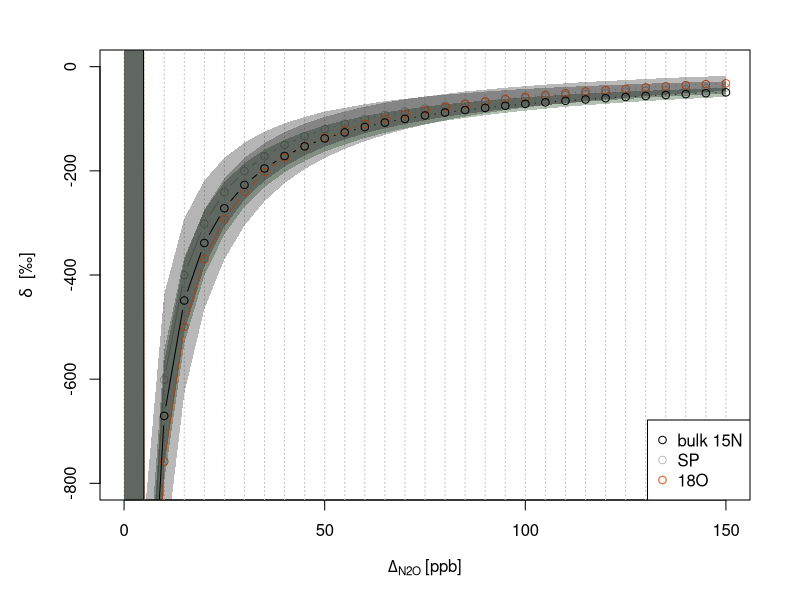

Reproduce this figure in R.
###################################################################
#### Monte Carlo simulation for Mattis QCL laser system at SAE ####
###################################################################
# April 2018
# original Matti Barthel
# revised  Roman Hüppi

Sys.setenv(TZ='UTC')
library(data.table)


kulergrey   = rgb(64,55,47, maxColorValue =  255)

kulerorange = rgb(217,86,28, maxColorValue = 255)



dream1      = rgb(64,1,13, maxColorValue =   255)

dream2      = rgb(217,4,82, maxColorValue =  255)

dream3      = rgb(140,131,3, maxColorValue = 255)

dream4      = rgb(89,43,2, maxColorValue =   255)

dream5      = rgb(217,130,54, maxColorValue =255)




# Sensitivity analysis N2O istopocule approach using static chambers and two measurements

## Error estimation with Monte Carlo loop
set.seed(62)

  Dppb <- seq(0,150,5)  # defines simulated increase in concentration (start, end, steps)

  sim  <- data.table(id = rep(Dppb, each = 25000) ) # defines number of monte carlo replicates  , Dppb = Dppb,  C = rnorm(2e3, mean = C00, sd = sdGC),
  
  # input for monte carlo simulation, start/end mean and SD
  # select flux ... 2821811 2015-10-09 18:39:30;
  sim[,':=' (alpha_end = rnorm(length(id), mean = -5   , sd = 1.7),   alpha_start = rnorm(length(id), mean = 15.5, sd = 3.7), # theoretische stabw von Messgeräten
              beta_end = rnorm(length(id), mean = -5   , sd = 1.1),   beta_start  = rnorm(length(id), mean =  -3, sd = 2.7),
              d18O_end = rnorm(length(id), mean = 20   , sd = 3  ),   d18O_start  = rnorm(length(id), mean = 44,  sd = 5),
              conc_end = rnorm(length(id), mean = 325+id, sd = 0.06 ), conc_start  = rnorm(length(id), mean =  325, sd = 0.14) )]
              # conc_end = rnorm(length(id), mean = 325+id, sd = 10 ),   conc_start  = rnorm(length(id), mean =  325, sd = 10))]

  # sim[,':=' (alpha_end = rnorm(length(id), mean = -58   , sd = 2.7),   alpha_start = rnorm(length(id), mean = 15.5, sd = 8.7), # theoretische stabw von Messgeräten
  #            beta_end = rnorm(length(id), mean = -56   , sd = 2.1),   beta_start  = rnorm(length(id), mean = -3.5, sd = 7.7),      
  #            conc_end = rnorm(length(id), mean = 325+id, sd = 1.06 ), conc_start  = rnorm(length(id), mean =  325, sd = 2.14))]
  # 
  # 
  
  sim[,':=' (SP_end   =  alpha_end - beta_end,      SP_start =  alpha_start - beta_start,
             bulk_end = (alpha_end + beta_end)/2, bulk_start = (alpha_start + alpha_start)/2)]
  
  sim.mean <- sim[,.(SP_source = mean((SP_end * conc_end - SP_start * conc_start)/(conc_end - conc_start)),
                     bulk_source = mean((bulk_end * conc_end - bulk_start * conc_start)/(conc_end - conc_start)),
                     d18O_source = mean((d18O_end * conc_end - d18O_start * conc_start)/(conc_end - conc_start)) ),id]
  
  sim.sd   <- sim[,.(SP_source = sd((SP_end * conc_end - SP_start * conc_start)/(conc_end - conc_start)),
                     bulk_source = sd((bulk_end * conc_end - bulk_start * conc_start)/(conc_end - conc_start)),
                     d18O_source = sd((d18O_end * conc_end - d18O_start * conc_start)/(conc_end - conc_start)) ),id]
  
  


pdf("graphs/fig5_sensitivity-15N.pdf",encoding="WinAnsi",height=4,width=8,family="Times",fonts="Times")  

# par(mfrow=c(2,1),bg="white",pch=16,tcl=0.3,cex=1,las=0,srt=0,cex.lab=1.5,xpd=FALSE)
par(mai = c(1,1,0.5,0.5))


plot(Dppb, sim.mean$SP_source , ylim = c(-800,00),ylab=expression(delta~" [\u2030]"),  type = "b", # ylab=expression(delta^15~"N [\u2030]")  \211 on mac  paste(delta^{15},N," [","\u2030","  ]")
    
     xlab=expression(italic(Delta)[N2O] ~ "[ppb]"), col = "grey" )


abline(v= c(Dppb), lty = 3, col = "grey")

# abline(h= -300:70, lty = 3, col = "grey")

# abline(v= 30,   lty = 1, col = dream4)


# # for (i in 1:length(x.time )){
#   arrows(Dppb, sim.mean$SP_source + sim.sd$SP_source, Dppb, sim.mean$SP_source - sim.sd$SP_source,
#          angle=90, code=3, length=0.03, col="black", lwd=0.4) # Fehlerbalken 
# }
polygon(c(Dppb,rev(Dppb)),c(sim.mean$bulk_source + sim.sd$bulk_source,rev(sim.mean$bulk_source - sim.sd$bulk_source)),
        col=rgb(0,0.2,0,0.3),border=NA)

polygon(c(Dppb,rev(Dppb)),c(sim.mean$SP_source + sim.sd$SP_source,rev(sim.mean$SP_source - sim.sd$SP_source)),
          col=rgb(0.05,0.05,0.05,0.3),border=NA)

points(Dppb, sim.mean$d18O_source, ylim = c(0,50), col = kulerorange, type = "b")


polygon(c(Dppb,rev(Dppb)),c(sim.mean$d18O_source + sim.sd$d18O_source,rev(sim.mean$d18O_source - sim.sd$d18O_source)),
        col=rgb(0.1,0.1,0.1,0.3),border=NA)

points(Dppb, sim.mean$bulk_source, ylim = c(0,50), col = "black", type = "b")



legend("bottomright",c("bulk 15N","SP","18O"),
       col=c("black","grey",kulerorange),pch = 21)  # ,bty="n" ,pch=16


# lines(Dppb, sim.mean$SP_source, ylim = c(0,50))

# lines(Dppb, sim.mean$bulk_source, ylim = c(0,50), col = dream2)


dev.off()

